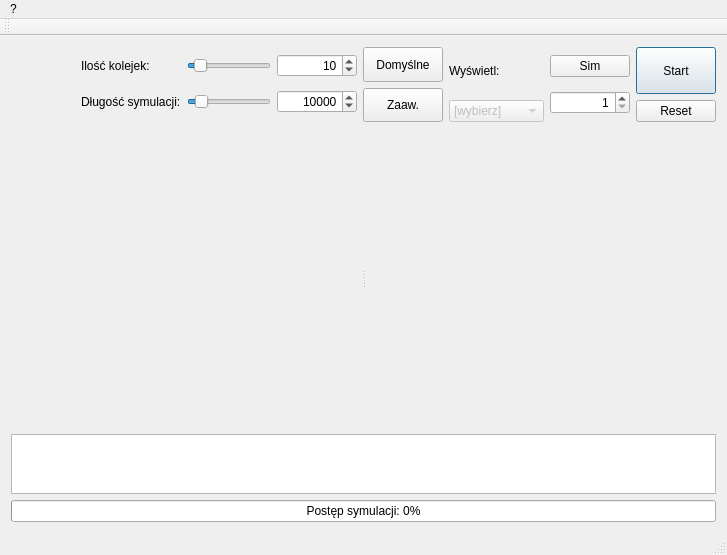
<?xml version="1.0" encoding="UTF-8"?>
<ui version="4.0">
 <class>MainWindow</class>
 <widget class="QMainWindow" name="MainWindow">
  <property name="geometry">
   <rect>
    <x>0</x>
    <y>0</y>
    <width>727</width>
    <height>555</height>
   </rect>
  </property>
  <property name="sizePolicy">
   <sizepolicy hsizetype="Fixed" vsizetype="Fixed">
    <horstretch>0</horstretch>
    <verstretch>0</verstretch>
   </sizepolicy>
  </property>
  <property name="minimumSize">
   <size>
    <width>0</width>
    <height>0</height>
   </size>
  </property>
  <property name="windowTitle">
   <string>MainWindow</string>
  </property>
  <widget class="QWidget" name="centralWidget">
   <layout class="QVBoxLayout" name="verticalLayout_7">
    <item>
     <layout class="QVBoxLayout" name="verticalLayout_6">
      <item>
       <layout class="QHBoxLayout" name="horizontalLayout_3">
        <item>
         <spacer name="horizontalSpacer_3">
          <property name="orientation">
           <enum>Qt::Horizontal</enum>
          </property>
          <property name="sizeHint" stdset="0">
           <size>
            <width>0</width>
            <height>20</height>
           </size>
          </property>
         </spacer>
        </item>
        <item>
         <layout class="QVBoxLayout" name="verticalLayout">
          <item>
           <layout class="QHBoxLayout" name="horizontalLayout">
            <item>
             <widget class="QLabel" name="label">
              <property name="text">
               <string>Ilość kolejek:</string>
              </property>
             </widget>
            </item>
            <item>
             <spacer name="horizontalSpacer">
              <property name="orientation">
               <enum>Qt::Horizontal</enum>
              </property>
              <property name="sizeType">
               <enum>QSizePolicy::MinimumExpanding</enum>
              </property>
              <property name="sizeHint" stdset="0">
               <size>
                <width>0</width>
                <height>20</height>
               </size>
              </property>
             </spacer>
            </item>
            <item>
             <widget class="QSlider" name="ququeNumSlider">
              <property name="minimum">
               <number>1</number>
              </property>
              <property name="value">
               <number>10</number>
              </property>
              <property name="orientation">
               <enum>Qt::Horizontal</enum>
              </property>
             </widget>
            </item>
            <item>
             <widget class="QSpinBox" name="queueNumBox">
              <property name="minimumSize">
               <size>
                <width>80</width>
                <height>0</height>
               </size>
              </property>
              <property name="layoutDirection">
               <enum>Qt::LeftToRight</enum>
              </property>
              <property name="alignment">
               <set>Qt::AlignRight|Qt::AlignTrailing|Qt::AlignVCenter</set>
              </property>
              <property name="minimum">
               <number>1</number>
              </property>
              <property name="maximum">
               <number>99</number>
              </property>
              <property name="value">
               <number>10</number>
              </property>
             </widget>
            </item>
           </layout>
          </item>
          <item>
           <layout class="QHBoxLayout" name="horizontalLayout_2">
            <item>
             <widget class="QLabel" name="label_2">
              <property name="text">
               <string>Długość symulacji:</string>
              </property>
             </widget>
            </item>
            <item>
             <spacer name="horizontalSpacer_2">
              <property name="orientation">
               <enum>Qt::Horizontal</enum>
              </property>
              <property name="sizeHint" stdset="0">
               <size>
                <width>0</width>
                <height>20</height>
               </size>
              </property>
             </spacer>
            </item>
            <item>
             <widget class="QSlider" name="simTimeSlider">
              <property name="minimum">
               <number>1</number>
              </property>
              <property name="maximum">
               <number>100000</number>
              </property>
              <property name="singleStep">
               <number>100</number>
              </property>
              <property name="pageStep">
               <number>1000</number>
              </property>
              <property name="value">
               <number>10000</number>
              </property>
              <property name="orientation">
               <enum>Qt::Horizontal</enum>
              </property>
             </widget>
            </item>
            <item>
             <widget class="QSpinBox" name="simTimeBox">
              <property name="minimumSize">
               <size>
                <width>80</width>
                <height>0</height>
               </size>
              </property>
              <property name="baseSize">
               <size>
                <width>0</width>
                <height>0</height>
               </size>
              </property>
              <property name="wrapping">
               <bool>false</bool>
              </property>
              <property name="alignment">
               <set>Qt::AlignRight|Qt::AlignTrailing|Qt::AlignVCenter</set>
              </property>
              <property name="minimum">
               <number>1</number>
              </property>
              <property name="maximum">
               <number>100000</number>
              </property>
              <property name="singleStep">
               <number>100</number>
              </property>
              <property name="value">
               <number>10000</number>
              </property>
             </widget>
            </item>
           </layout>
          </item>
         </layout>
        </item>
        <item>
         <layout class="QVBoxLayout" name="verticalLayout_4">
          <item>
           <widget class="QPushButton" name="defaultButton">
            <property name="sizePolicy">
             <sizepolicy hsizetype="Minimum" vsizetype="Preferred">
              <horstretch>0</horstretch>
              <verstretch>0</verstretch>
             </sizepolicy>
            </property>
            <property name="text">
             <string>Domyślne</string>
            </property>
           </widget>
          </item>
          <item>
           <widget class="QPushButton" name="advancedButton">
            <property name="sizePolicy">
             <sizepolicy hsizetype="Minimum" vsizetype="Preferred">
              <horstretch>0</horstretch>
              <verstretch>0</verstretch>
             </sizepolicy>
            </property>
            <property name="text">
             <string>Zaaw.</string>
            </property>
           </widget>
          </item>
         </layout>
        </item>
        <item>
         <layout class="QVBoxLayout" name="verticalLayout_5">
          <item>
           <widget class="QLabel" name="label_3">
            <property name="text">
             <string>Wyświetl:</string>
            </property>
           </widget>
          </item>
          <item>
           <widget class="QComboBox" name="plotChooser">
            <property name="enabled">
             <bool>false</bool>
            </property>
            <property name="minimumSize">
             <size>
              <width>95</width>
              <height>0</height>
             </size>
            </property>
            <property name="layoutDirection">
             <enum>Qt::LeftToRight</enum>
            </property>
            <property name="autoFillBackground">
             <bool>false</bool>
            </property>
            <property name="editable">
             <bool>false</bool>
            </property>
            <property name="currentIndex">
             <number>0</number>
            </property>
            <property name="sizeAdjustPolicy">
             <enum>QComboBox::AdjustToMinimumContentsLength</enum>
            </property>
            <item>
             <property name="text">
              <string>[wybierz]</string>
             </property>
            </item>
            <item>
             <property name="text">
              <string>Ilość osób w kolejkach</string>
             </property>
            </item>
            <item>
             <property name="text">
              <string>Ilość klientów w sklepie</string>
             </property>
            </item>
            <item>
             <property name="text">
              <string>Średnia długość kolejki w czasie</string>
             </property>
            </item>
           </widget>
          </item>
         </layout>
        </item>
        <item>
         <layout class="QVBoxLayout" name="verticalLayout_2">
          <item>
           <widget class="QPushButton" name="tickButton">
            <property name="toolTip">
             <string>&lt;html&gt;&lt;head/&gt;&lt;body&gt;&lt;p&gt;Sumuluj %n ticków&lt;/p&gt;&lt;/body&gt;&lt;/html&gt;</string>
            </property>
            <property name="text">
             <string>Sim</string>
            </property>
            <property name="checkable">
             <bool>true</bool>
            </property>
           </widget>
          </item>
          <item>
           <widget class="QSpinBox" name="tickBox">
            <property name="sizePolicy">
             <sizepolicy hsizetype="Minimum" vsizetype="Fixed">
              <horstretch>0</horstretch>
              <verstretch>0</verstretch>
             </sizepolicy>
            </property>
            <property name="alignment">
             <set>Qt::AlignRight|Qt::AlignTrailing|Qt::AlignVCenter</set>
            </property>
            <property name="minimum">
             <number>1</number>
            </property>
            <property name="maximum">
             <number>100000</number>
            </property>
            <property name="value">
             <number>1</number>
            </property>
           </widget>
          </item>
         </layout>
        </item>
        <item>
         <layout class="QVBoxLayout" name="verticalLayout_3">
          <item>
           <widget class="QPushButton" name="startStopButton">
            <property name="sizePolicy">
             <sizepolicy hsizetype="Minimum" vsizetype="Preferred">
              <horstretch>0</horstretch>
              <verstretch>0</verstretch>
             </sizepolicy>
            </property>
            <property name="text">
             <string>Start</string>
            </property>
            <property name="checkable">
             <bool>true</bool>
            </property>
            <property name="checked">
             <bool>false</bool>
            </property>
            <property name="autoRepeat">
             <bool>false</bool>
            </property>
            <property name="autoDefault">
             <bool>false</bool>
            </property>
            <property name="default">
             <bool>true</bool>
            </property>
           </widget>
          </item>
          <item>
           <widget class="QPushButton" name="resetButton">
            <property name="text">
             <string>Reset</string>
            </property>
           </widget>
          </item>
         </layout>
        </item>
       </layout>
      </item>
      <item>
       <widget class="QSplitter" name="splitter">
        <property name="orientation">
         <enum>Qt::Horizontal</enum>
        </property>
        <widget class="QCustomPlot" name="plot1" native="true">
         <property name="sizePolicy">
          <sizepolicy hsizetype="Preferred" vsizetype="Preferred">
           <horstretch>0</horstretch>
           <verstretch>0</verstretch>
          </sizepolicy>
         </property>
         <property name="minimumSize">
          <size>
           <width>300</width>
           <height>300</height>
          </size>
         </property>
        </widget>
        <widget class="QCustomPlot" name="plot2" native="true">
         <property name="sizePolicy">
          <sizepolicy hsizetype="Preferred" vsizetype="Preferred">
           <horstretch>0</horstretch>
           <verstretch>0</verstretch>
          </sizepolicy>
         </property>
         <property name="minimumSize">
          <size>
           <width>300</width>
           <height>300</height>
          </size>
         </property>
        </widget>
       </widget>
      </item>
      <item>
       <widget class="QTextEdit" name="log">
        <property name="sizePolicy">
         <sizepolicy hsizetype="Preferred" vsizetype="Minimum">
          <horstretch>0</horstretch>
          <verstretch>0</verstretch>
         </sizepolicy>
        </property>
        <property name="maximumSize">
         <size>
          <width>16777215</width>
          <height>60</height>
         </size>
        </property>
        <property name="readOnly">
         <bool>true</bool>
        </property>
        <property name="html">
         <string>&lt;!DOCTYPE HTML PUBLIC &quot;-//W3C//DTD HTML 4.0//EN&quot; &quot;http://www.w3.org/TR/REC-html40/strict.dtd&quot;&gt;
&lt;html&gt;&lt;head&gt;&lt;meta name=&quot;qrichtext&quot; content=&quot;1&quot; /&gt;&lt;style type=&quot;text/css&quot;&gt;
p, li { white-space: pre-wrap; }
&lt;/style&gt;&lt;/head&gt;&lt;body style=&quot; font-family:'Ubuntu'; font-size:11pt; font-weight:400; font-style:normal;&quot;&gt;
&lt;p style=&quot;-qt-paragraph-type:empty; margin-top:0px; margin-bottom:0px; margin-left:0px; margin-right:0px; -qt-block-indent:0; text-indent:0px;&quot;&gt;&lt;br /&gt;&lt;/p&gt;&lt;/body&gt;&lt;/html&gt;</string>
        </property>
       </widget>
      </item>
      <item>
       <widget class="QProgressBar" name="simProgressBar">
        <property name="value">
         <number>0</number>
        </property>
        <property name="textVisible">
         <bool>true</bool>
        </property>
        <property name="format">
         <string>Postęp symulacji: %p%</string>
        </property>
       </widget>
      </item>
     </layout>
    </item>
   </layout>
  </widget>
  <widget class="QMenuBar" name="menuBar">
   <property name="geometry">
    <rect>
     <x>0</x>
     <y>0</y>
     <width>727</width>
     <height>25</height>
    </rect>
   </property>
   <widget class="QMenu" name="menu">
    <property name="title">
     <string>?</string>
    </property>
    <addaction name="action_2"/>
   </widget>
   <addaction name="menu"/>
  </widget>
  <widget class="QToolBar" name="mainToolBar">
   <attribute name="toolBarArea">
    <enum>TopToolBarArea</enum>
   </attribute>
   <attribute name="toolBarBreak">
    <bool>false</bool>
   </attribute>
  </widget>
  <widget class="QStatusBar" name="statusBar"/>
  <action name="action">
   <property name="text">
    <string>?</string>
   </property>
  </action>
  <action name="action_2">
   <property name="text">
    <string>?</string>
   </property>
  </action>
 </widget>
 <layoutdefault spacing="6" margin="11"/>
 <customwidgets>
  <customwidget>
   <class>QCustomPlot</class>
   <extends>QWidget</extends>
   <header>qcustomplot.h</header>
   <container>1</container>
  </customwidget>
 </customwidgets>
 <resources/>
 <connections>
  <connection>
   <sender>ququeNumSlider</sender>
   <signal>valueChanged(int)</signal>
   <receiver>queueNumBox</receiver>
   <slot>setValue(int)</slot>
   <hints>
    <hint type="sourcelabel">
     <x>212</x>
     <y>54</y>
    </hint>
    <hint type="destinationlabel">
     <x>276</x>
     <y>59</y>
    </hint>
   </hints>
  </connection>
  <connection>
   <sender>queueNumBox</sender>
   <signal>valueChanged(int)</signal>
   <receiver>ququeNumSlider</receiver>
   <slot>setValue(int)</slot>
   <hints>
    <hint type="sourcelabel">
     <x>320</x>
     <y>76</y>
    </hint>
    <hint type="destinationlabel">
     <x>203</x>
     <y>55</y>
    </hint>
   </hints>
  </connection>
  <connection>
   <sender>simTimeSlider</sender>
   <signal>valueChanged(int)</signal>
   <receiver>simTimeBox</receiver>
   <slot>setValue(int)</slot>
   <hints>
    <hint type="sourcelabel">
     <x>212</x>
     <y>90</y>
    </hint>
    <hint type="destinationlabel">
     <x>320</x>
     <y>113</y>
    </hint>
   </hints>
  </connection>
  <connection>
   <sender>simTimeBox</sender>
   <signal>valueChanged(int)</signal>
   <receiver>simTimeSlider</receiver>
   <slot>setValue(int)</slot>
   <hints>
    <hint type="sourcelabel">
     <x>290</x>
     <y>103</y>
    </hint>
    <hint type="destinationlabel">
     <x>229</x>
     <y>103</y>
    </hint>
   </hints>
  </connection>
  <connection>
   <sender>startStopButton</sender>
   <signal>clicked(bool)</signal>
   <receiver>tickButton</receiver>
   <slot>setDisabled(bool)</slot>
   <hints>
    <hint type="sourcelabel">
     <x>693</x>
     <y>56</y>
    </hint>
    <hint type="destinationlabel">
     <x>589</x>
     <y>69</y>
    </hint>
   </hints>
  </connection>
  <connection>
   <sender>startStopButton</sender>
   <signal>clicked(bool)</signal>
   <receiver>resetButton</receiver>
   <slot>setDisabled(bool)</slot>
   <hints>
    <hint type="sourcelabel">
     <x>671</x>
     <y>62</y>
    </hint>
    <hint type="destinationlabel">
     <x>672</x>
     <y>103</y>
    </hint>
   </hints>
  </connection>
  <connection>
   <sender>tickButton</sender>
   <signal>clicked(bool)</signal>
   <receiver>tickBox</receiver>
   <slot>setDisabled(bool)</slot>
   <hints>
    <hint type="sourcelabel">
     <x>554</x>
     <y>68</y>
    </hint>
    <hint type="destinationlabel">
     <x>583</x>
     <y>96</y>
    </hint>
   </hints>
  </connection>
 </connections>
</ui>
